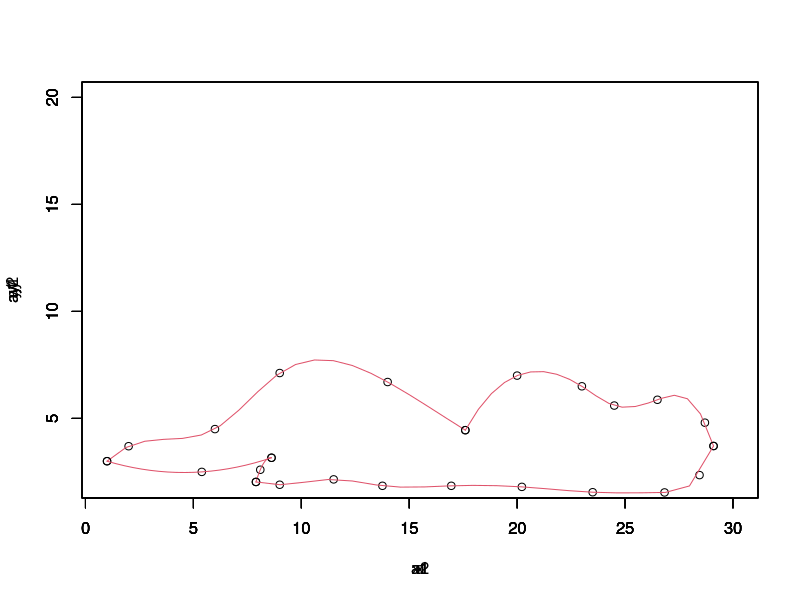
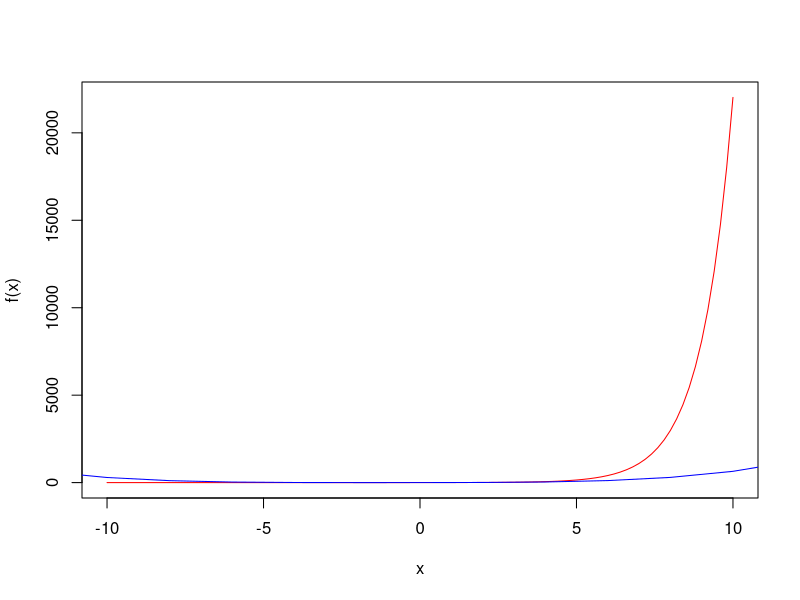
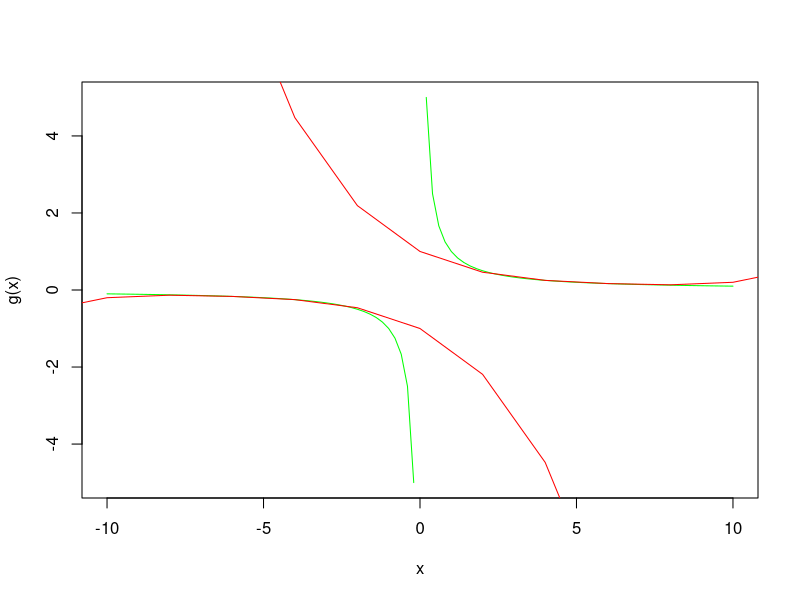

Here is the R script that generated these plots, in order:
## ---- chunk 1
aciertos <- function(spline,x_original, y_original){
  cont = 0
  n = length(x_original)
  for (i in 1:n){
    res = round ( spline(x_original[i]), digits = 3)
    cat(res, " ", y_original[i],"\n")
    if(res == y_original[i])
    {
      cont = cont+1
    }
  }
  cat(cont ," de ", n, "\n")
}

t <- proc.time() # Inicia el cronómetro
# CODIGO
x=c(1,2,6,9,14,17.6)     
x1=c(17.6,20,23,24.5,26.5,28.7,29.1)
x2=c(28.4,29,29.275)
y=c(3,3.7,4.5,7.12,6.7,4.45)
y1=c(4.45,7,6.5,5.6,5.87,4.8,3.71)
y2=c(5.1,4.1,3)

a=c(1, 5.39, 8.62)
a1=c(7.9,8.1,8.62)
a2=c(7.9,9,11.5,13.76,16.95,20.22,23.5,26.83,28.45,29.1)
ay=c(3,2.5,3.16)
ay1=c(2.03,2.6,3.16)
ay2=c(2.03,1.9,2.15,1.85,1.85,1.8,1.55,1.54,2.35,3.71)

plot(x, y, xlim=c(1,30), ylim=c(2, 20))
lines(spline(x, y, n = 20), col = 2)
par(new = TRUE)
plot(x1, y1, xlim=c(1,30), ylim=c(2, 20))
lines(spline(x1, y1, n = 20), col = 2)
par(new = TRUE)
plot(a, ay, xlim=c(1,30), ylim=c(2, 20))
lines(spline(a, ay, n = 20), col = 2)
par(new = TRUE)
plot(a1, ay1, xlim=c(1,30), ylim=c(2, 20))
lines(spline(a1, ay1, n = 20), col = 2)
par(new = TRUE)
plot(a2, ay2, xlim=c(1,30), ylim=c(2, 20))
lines(spline(a2, ay2, n = 20), col = 2)

proc.time()-t
## ---- chunk 2
f <- function( x ) { exp(x) }

lagrange = function(x,y,a){ 
  n = length(x) 
  if(a < min(x) || max(x) < a) stop("No está interpolando")
  X = matrix(rep(x, times=n), n, n, byrow=T)
  mN = a - X; diag(mN) = 1
  mD = X - t(X); diag(mD) = 1
  Lnk = apply(mN, 1, prod)/apply(mD, 2, prod)
  sum(y*Lnk)
}

#x<-c(0,0.2,0.4,0.6,0.8,1)
x<-c(0,0.25,0.5,0.75,1)
y<-f(x[1:5])
lagrange(x[1:5],y[1:5],0.5)


#Es posible usar el polinomio de taylor para este caso?
require(pracma)

f = function(x) exp(x)
g= function (x) 1/x
p = taylor(f, 0, 4) # Polinomio de Taylor de orden 4, alrededor dex0=0.
pa= taylor(g, 5, 4) # esta funcion no se puede aproximar en x0=0 debido a que al evaluar este punto la funcion es indeterminada
pa1=taylor(g,-5,4)
curve(f, col= "red", from = -10, to= 10)
curve(p[1]*x^(4)+p[2]*x^(3)+p[3]*x^(2)+p[4]*x+p[5],add=TRUE, col="blue", from = -100, to= 100)
curve(g, col= "green", from = -10, to= 10)
curve(pa[1]*x^(4)+pa[2]*x^(3)+pa[3]*x^(2)+pa[4]*x+pa[5],add=TRUE, col="red", from = -100, to= 100 )
curve(pa1[1]*x^(4)+pa1[2]*x^(3)+pa1[3]*x^(2)+pa1[4]*x+pa1[5],add=TRUE, col="red", from = -100, to= 100 )

cat(p[1],"x^(4)+",p[2],"*x^(3)+",p[3],"*x^(2)+",p[4],"x+",p[5],"/n")
#polinomio para la parte positiva
cat(pa[1],"x^(4)+",pa[2],"*x^(3)+",pa[3],"*x^(2)+",pa[4],"x+",pa[5],"/n")
#polinomio para la parte negativa
cat(pa1[1],"x^(4)+",pa1[2],"*x^(3)+",pa1[3],"*x^(2)+",pa1[4],"x+",pa1[5],"/n")

#Debido a que el polinomio es de grado 4 da una aproximacion acertada hasta cierto
#punto, ademas hay que tener en cuenta el punto en el que va a estar centrado el polinomio
## ---- chunk 3
x = c(0,1,2)
y = c(10,15,5)
newtonInterpolacion = function(x, y, a) {
  n = length(x)
  A = matrix(rep(NA, times = n^2), nrow = n, ncol = n)
  
  A[,1] = y
  A[1,2]=1
  for (k in 2:n) {
  #print(A)
    A[k:n, k] = (A[k:n, k-1] - A[(k-1):(n-1), k-1] ) / (x[k:n] - x[1:(n-k+1)])
  }
  f001 = (A[1,2]-A[2,2])/(x[1]-x[2])
  f0012 = (f001-A[3,3])/(x[1]-x[3])

  interpolacionFN <- function(x) A[1,1]+A[1,2]*x+f001*x^2+f0012*x^2*(x-1)
  rPrima = deriv(10+x+4*x^2+(-23/4)*x^2*(x-1),"x")
  print("P(x)=10+x+4*x^2+(-23/4)*x^2*(x-1)")
  return(interpolacionFN)
}
resultado <- newtonInterpolacion(x,y,1)
print("comprobando los resultados:")
cat("f(0) = ", resultado(0))
cat("f(1) = ", resultado(1))
cat("f(2) = ", resultado(2))
r <-expression(10+z+4*z^2+(-23/4)*z^2*(z-1))
rPrima <-D(r,"z")
cat("f'(0) = ", 1 + 4 * (2 * 0) + ((-23/4) * (2 * 0) * (0 - 1) + (-23/4) * 0^2))
